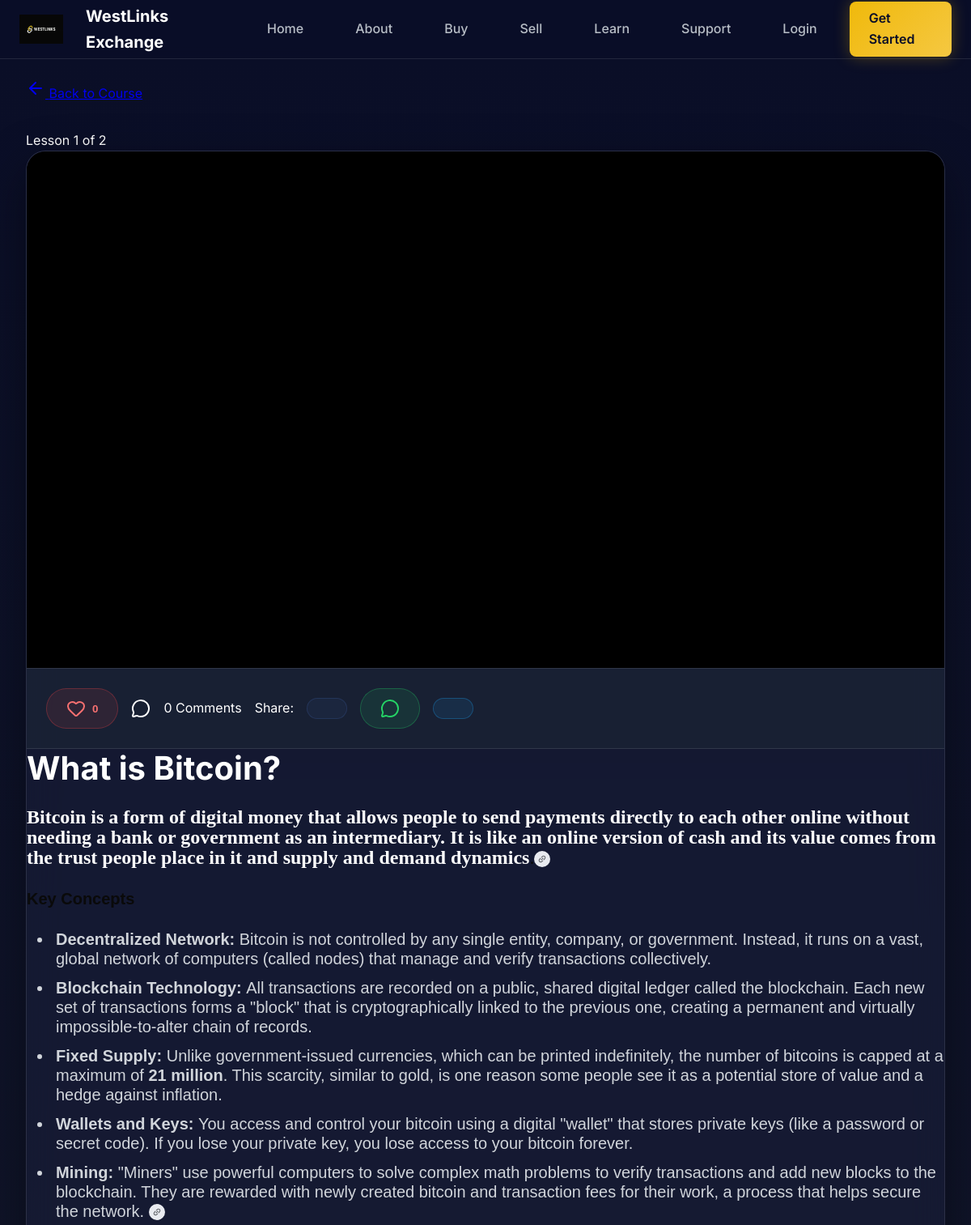
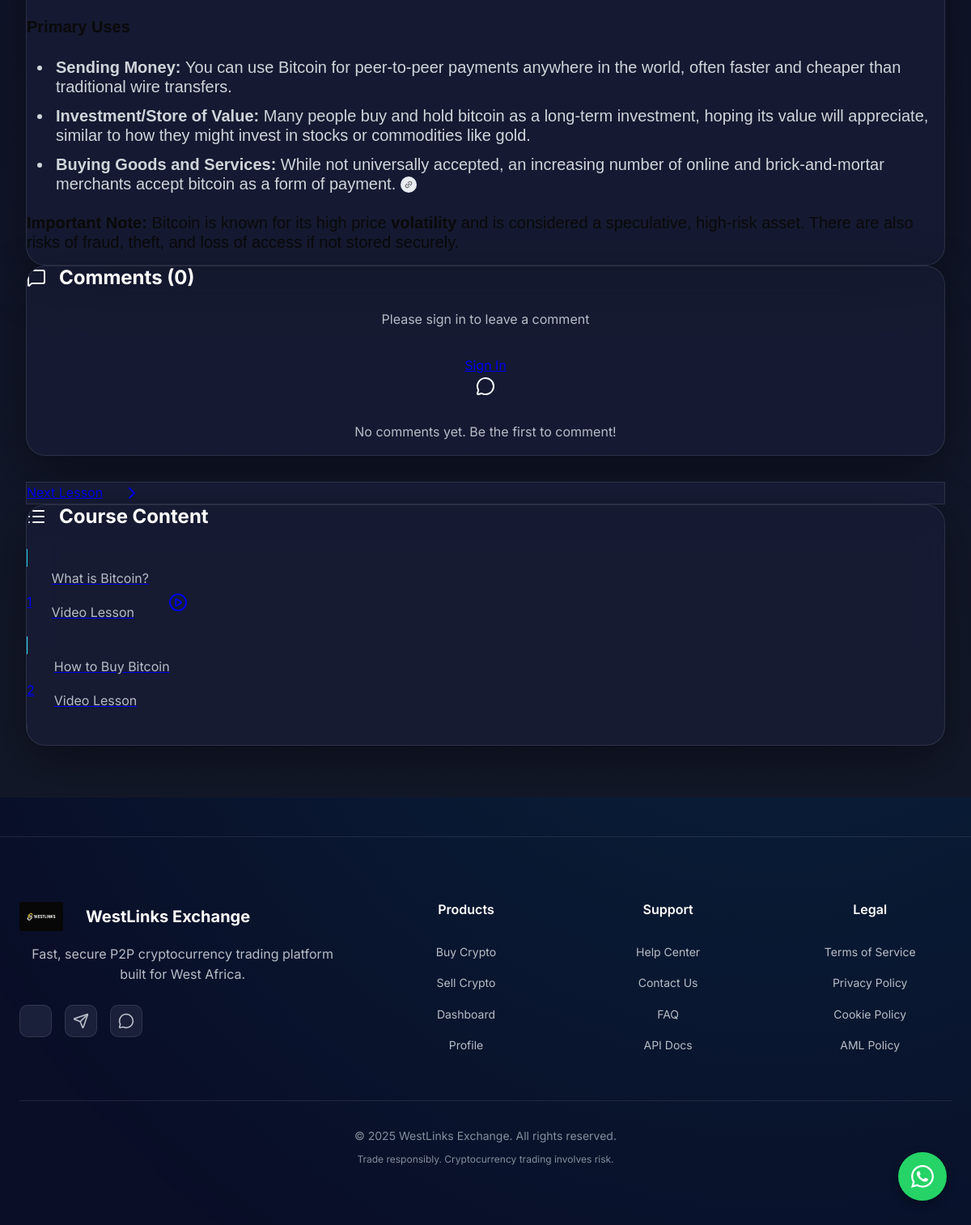
The app's page /learn/lesson/1/ with its own data (2 pictures, top to bottom).
### learn_crypto/models.py (models this page shows, shortened)
class Lesson(models.Model):
    course = models.ForeignKey(Course, on_delete=models.CASCADE, related_name='lessons')
    title = models.CharField(max_length=200)
    content = models.TextField(help_text="Text content for the lesson")
    video_url = models.URLField(help_text="URL to the video lesson (e.g., YouTube, Vimeo)", null=True, blank=True)
    order = models.PositiveIntegerField(default=0, help_text="Order of the lesson in the course")
    created_at = models.DateTimeField(auto_now_add=True)
    updated_at = models.DateTimeField(auto_now=True)
    class Meta:
        ordering = ['order']

class Course(models.Model):
    CATEGORY_CHOICES = (
        ('crypto', 'Cryptocurrency'),
        ('forex', 'Forex Trading'),
    )
    title = models.CharField(max_length=200)
    description = models.TextField()
    thumbnail = models.ImageField(upload_to='course_thumbnails/', null=True, blank=True)
    is_vip = models.BooleanField(default=False, help_text="Is this course for VIP members only?")
    category = models.CharField(max_length=20, choices=CATEGORY_CHOICES, default='crypto')
    created_at = models.DateTimeField(auto_now_add=True)
    updated_at = models.DateTimeField(auto_now=True)

### learn_crypto/views.py (the view)
# urls.py: path('lesson/<int:pk>/', views.LessonDetailView.as_view(), name='lesson_detail'),
class LessonDetailView(DetailView):
    model = Lesson
    template_name = 'learn_crypto/lesson_detail.html'
    context_object_name = 'lesson'
    def get_context_data(self, **kwargs):
        context = super().get_context_data(**kwargs)
        course = self.object.course
        context['is_vip_course'] = course.is_vip
        if self.request.user.is_authenticated:
            user_membership = getattr(self.request.user, 'membership', None)
            context['has_vip_access'] = user_membership and user_membership.is_active()
        else:
            context['has_vip_access'] = False
        lessons = list(course.lessons.all())
        current_index = lessons.index(self.object)
        context['previous_lesson'] = lessons[current_index - 1] if current_index > 0 else None
        context['next_lesson'] = lessons[current_index + 1] if current_index < len(lessons) - 1 else None
        context['total_likes'] = self.object.likes.count()
        context['total_comments'] = self.object.comments.filter(parent=None).count()  # Only top-level comments
        if self.request.user.is_authenticated:
            context['user_has_liked'] = self.object.likes.filter(user=self.request.user).exists()
        else:
            context['user_has_liked'] = False
        context['comments'] = self.object.comments.filter(parent=None).select_related('user').prefetch_related('replies__user')
        return context

### templates/learn_crypto/lesson_detail.html (shortened to what this page needs)
{% extends 'base.html' %}
{% block content %}
<div class="lesson-wrapper">
    <div class="lesson-container" style="padding-top: 1.5rem; padding-bottom: 4rem;">
        <div class="flex flex-col sm:flex-row items-start sm:items-center justify-between gap-4 mb-8">
            <a href="{% url 'learn_crypto:course_detail' lesson.course.pk %}"
                class="text-gray-400 hover:text-cyan-400 inline-flex items-center gap-2 transition-all duration-200 glow-accent">
                <i data-lucide="arrow-left" class="w-4 h-4"></i>
                <span class="font-medium">Back to Course</span>
            </a>
            <div class="flex items-center gap-2 text-sm">
                <span
                    class="px-3 py-1.5 rounded-full bg-cyan-500/10 text-cyan-400 border border-cyan-500/30 font-semibold">
                    Lesson {{ lesson.order }} of {{ lesson.course.lessons.count }}
                </span>
            </div>
        </div>
        <div class="grid grid-cols-1 lg:grid-cols-3 gap-6 lg:gap-8">
            <div class="lg:col-span-2 space-y-6">
                <div class="content-card">
                    {% if is_vip_course and not has_vip_access %}
                    <div class="p-12 text-center">
                        <div
                            class="w-20 h-20 bg-purple-500/10 rounded-full flex items-center justify-center mx-auto mb-6 border-2 border-purple-500/30">
                            <i data-lucide="lock" class="text-purple-400 w-10 h-10"></i>
                        </div>
                        <h2 class="text-3xl font-bold text-white mb-4">🔒 VIP Members Only</h2>
                        <p class="text-gray-300 mb-8 max-w-md mx-auto text-lg">
                            This lesson is part of our premium VIP course. Upgrade your membership to unlock all lessons
                            and exclusive content.
                        </p>
                        {% if request.user.is_authenticated %}
                        <a href="{% url 'learn_crypto:upgrade' %}"
                            class="inline-flex items-center gap-2 px-8 py-4 bg-gradient-to-r from-purple-600 to-purple-500 text-white font-bold rounded-xl hover:from-purple-500 hover:to-purple-400 transition-all duration-300 shadow-lg shadow-purple-900/30">
                            <i data-lucide="crown" class="w-5 h-5"></i>
                            Upgrade to VIP
                        </a>
                        {% else %}
                        <div class="flex gap-4 justify-center">
                            <a href="/login?next={{ request.path }}"
                                class="px-8 py-4 bg-gray-800 text-white font-bold rounded-xl hover:bg-gray-700 transition-all">
                                Sign In
                            </a>
                            <a href="/register"
                                class="px-8 py-4 bg-gradient-to-r from-purple-600 to-purple-500 text-white font-bold rounded-xl hover:from-purple-500 hover:to-purple-400 transition-all">
                                Get VIP Access
                            </a>
                        </div>
                        {% endif %}
                    </div>
                    {% else %}
                    {% if lesson.video_url %}
                    <div class="video-wrapper">
                        <iframe src="{{ lesson.video_url }}" frameborder="0"
                            allow="accelerometer; autoplay; clipboard-write; encrypted-media; gyroscope; picture-in-picture"
                            allowfullscreen></iframe>
                    </div>
                    {% endif %}
                    <div class="engagement-bar">
                        <button id="likeBtn" class="like-btn {% if user_has_liked %}liked{% endif %}"
                            data-lesson-id="{{ lesson.id }}">
                            <i data-lucide="heart" class="w-5 h-5"></i>
                            <span id="likeCount">{{ total_likes }}</span>
                        </button>
                        <div class="flex items-center gap-2 text-gray-400">
                            <i data-lucide="message-circle" class="w-5 h-5"></i>
                            <span>{{ total_comments }} Comments</span>
                        </div>
                        <div class="ml-auto flex items-center gap-2 flex-wrap">
                            <span class="text-gray-400 text-sm mr-2">Share:</span>
                            <a href="https://www.facebook.com/sharer/sharer.php?u={{ request.build_absolute_uri }}"
                                target="_blank" class="share-btn"
                                style="background: rgba(59, 89, 152, 0.1); border-color: rgba(59, 89, 152,  0.3); color: #3b5998;">
                            </a>
                            <a href="https://api.whatsapp.com/send?text={{ lesson.title }}%20{{ request.build_absolute_uri }}"
                                target="_blank" class="share-btn"
                                style="background: rgba(37, 211, 102, 0.1); border-color: rgba(37, 211, 102, 0.3); color: #25d366;">
                                <i data-lucide="message-circle" class="w-4 h-4"></i>
                            </a>
                            <a href="https://twitter.com/intent/tweet?text={{ lesson.title }}&url={{ request.build_absolute_uri }}"
                                target="_blank" class="share-btn"
                                style="background: rgba(29, 161, 242, 0.1); border-color: rgba(29, 161, 242, 0.3); color: #1da1f2;">
                            </a>
                        </div>
                    </div>
                    <div class="p-6 sm:p-8 lg:p-10">
                        <h1 class="text-3xl sm:text-4xl lg:text-5xl font-bold text-white mb-6 leading-tight">
                            {{ lesson.title }}
                        </h1>
                        <div class="lesson-content">
                            {{ lesson.content|safe }}
                        </div>
                    </div>
                    {% endif %}
                </div>
                {% if not is_vip_course or has_vip_access %}
                <div class="content-card p-6 lg:p-8">
                    <h3 class="text-2xl font-bold text-white mb-6 flex items-center gap-2">
                        <i data-lucide="message-square" class="w-6 h-6 text-cyan-400"></i>
                        Comments ({{ total_comments }})
                    </h3>
                    {% if request.user.is_authenticated %}
                    <div class="comment-form mb-8">
                        <textarea id="commentContent" placeholder="Ask a question or leave a comment..."
                            rows="4"></textarea>
                        <button id="submitComment"
                            class="mt-4 px-6 py-3 bg-gradient-to-r from-cyan-600 to-cyan-500 text-white font-bold rounded-xl hover:from-cyan-500 hover:to-cyan-400 transition-all">
                            Post Comment
                        </button>
                    </div>
                    {% else %}
                    <div class="bg-gray-800/50 border border-gray-700 rounded-xl p-6 text-center mb-8">
                        <p class="text-gray-400 mb-4">Please sign in to leave a comment</p>
                        <a href="/login?next={{ request.path }}"
                            class="inline-block px-6 py-3 bg-gradient-to-r from-cyan-600 to-cyan-500 text-white font-bold rounded-xl hover:from-cyan-500 hover:to-cyan-400 transition-all">
                        </a>
                    </div>
                    {% endif %}
                    <div id="commentsList" class="space-y-4">
                        {% for comment in comments %}
                        <div class="comment-card">
                            <div class="flex items-start gap-4">
                                <div
                                    class="w-10 h-10 rounded-full bg-gradient-to-br from-cyan-500 to-blue-500 flex items-center justify-center text-white font-bold flex-shrink-0">
                                    {{ comment.user.email.0|upper }}
                                </div>
                                <div class="flex-1">
                                    <div class="flex items-center gap-2 mb-2">
                                        <span class="font-semibold text-white">{{
                                            comment.user.business_name|default:comment.user.email }}</span>
                                        <span class="text-gray-500 text-sm">{{ comment.created_at|date:"F d, Y"
                                            }}</span>
                                    </div>
                                    <p class="text-gray-300 whitespace-pre-wrap">{{ comment.content }}</p>
                                    {% if comment.replies.all %}
                                    <div class="mt-4 ml-6 space-y-3">
                                        {% for reply in comment.replies.all %}
                                        <div class="flex items-start gap-3 bg-gray-900/30 rounded-lg p-4">
                                            <div
                                                class="w-8 h-8 rounded-full bg-gradient-to-br from-purple-500 to-pink-500 flex items-center justify-center text-white font-bold flex-shrink-0 text-sm">
                                                {{ reply.user.email.0|upper }}
                                            </div>
                                            <div class="flex-1">
                                                <div class="flex items-center gap-2 mb-1">
                                                    <span class="font-semibold text-white text-sm">{{
                                                        reply.user.business_name|default:reply.user.email }}</span>
                                                    <span class="text-gray-500 text-xs">{{ reply.created_at|date:"F d,
                                                        Y" }}</span>
                                                </div>
                                                <p class="text-gray-300 text-sm whitespace-pre-wrap">{{ reply.content }}
                                                </p>
                                            </div>
                                        </div>
                                        {% endfor %}
                                    </div>
                                    {% endif %}
                                </div>
                            </div>
                        </div>
                        {% empty %}
                        <div class="text-center py-8">
                            <i data-lucide="message-circle" class="w-12 h-12 text-gray-700 mx-auto mb-3"></i>
                            <p class="text-gray-500">No comments yet. Be the first to comment!</p>
                        </div>
                        {% endfor %}
                    </div>
                </div>
                {% endif %}
                <div class="grid grid-cols-1 sm:grid-cols-2 gap-4">
                    {% if next_lesson %}
                    <a href="{% url 'learn_crypto:lesson_detail' next_lesson.pk %}"
                        class="nav-button p-4 rounded-xl flex items-center justify-center gap-3 bg-gradient-to-r from-cyan-600 to-cyan-500 text-white font-bold hover:from-cyan-500 hover:to-cyan-400 border-cyan-500">
                        <span>Next Lesson</span>
                        <i data-lucide="chevron-right" class="w-5 h-5"></i>
                    </a>
                    {% endif %}
                </div>
            </div>
            <div class="lg:col-span-1">
                <div class="content-card p-6 lg:sticky lg:top-24">
                    <h3 class="text-xl font-bold text-white mb-6 flex items-center gap-2">
                        <i data-lucide="list" class="w-5 h-5 text-cyan-400"></i>
                        Course Content
                    </h3>
                    <div class="space-y-3 max-h-[500px] overflow-y-auto pr-2 custom-scrollbar">
                        {% for l in lesson.course.lessons.all %}
                        <a href="{% url 'learn_crypto:lesson_detail' l.pk %}"
                            class="lesson-list-item {% if l.pk == lesson.pk %}active{% endif %} block p-4">
                            <div class="flex items-center gap-3">
                                <div
                                    class="flex-shrink-0 w-8 h-8 rounded-full {% if l.pk == lesson.pk %}bg-cyan-500 text-white{% else %}bg-gray-800 text-gray-400{% endif %} flex items-center justify-center font-bold text-sm">
                                </div>
                                <div class="flex-1 min-w-0">
                                    <p
                                        class="font-semibold {% if l.pk == lesson.pk %}text-cyan-400{% else %}text-gray-300{% endif %} truncate text-sm">
                                        {{ l.title }}
                                    </p>
                                    <p class="text-xs text-gray-500 mt-0.5">Video Lesson</p>
                                </div>
                                {% if l.pk == lesson.pk %}
                                <i data-lucide="play-circle" class="w-5 h-5 text-cyan-400 flex-shrink-0"></i>
                                {% endif %}
                            </div>
                        </a>
                        {% endfor %}
                    </div>
                </div>
            </div>
        </div>
    </div>
</div>
{% endblock %}

### records on screen
Lesson: order "1", course.lessons.count "2", title "What is Bitcoin?", content "Bitcoin is a form of digital money that allows people to send payments directly to each other online without needing a bank or government as an intermediary. It is like an online version of cash and its value comes from the trust people place in it and supply and demand dynamics . Decentralized Network: Bitcoin is not controlled by any single entity, company, or government. Instead, it runs on a vast, global network of computers (called nodes) that manage and verify transactions collectively. Blockchain Technology: All transactions are recorded on a public, shared digital ledger called the blockchain. Each new set of transactions forms a \"block\" that is cryptographically linked to the…"
Lesson: title "How to Buy Bitcoin"

### other values on screen
{{ total_likes }} "0"
{{ total_comments }} "0"
